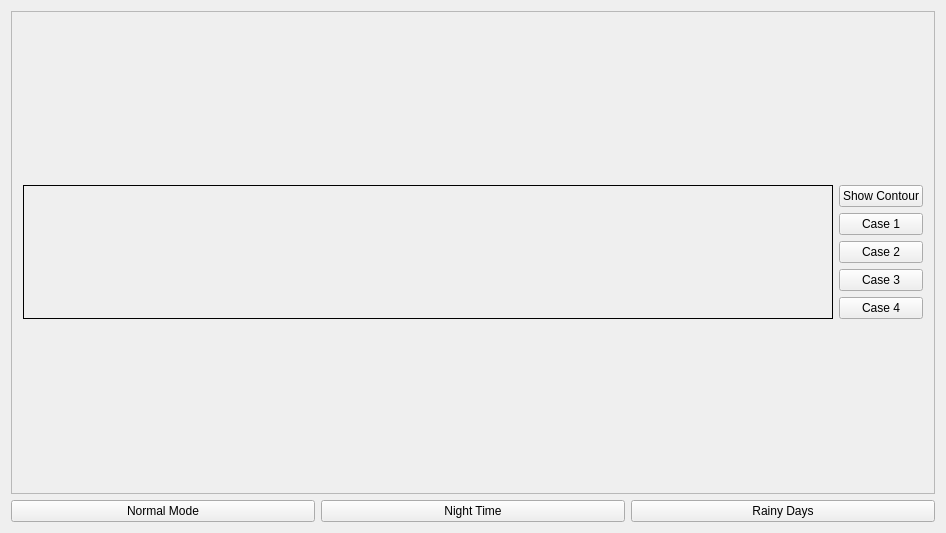
<?xml version="1.0" encoding="UTF-8"?>
<ui version="4.0">
 <class>frmMain</class>
 <widget class="QMainWindow" name="frmMain">
  <property name="geometry">
   <rect>
    <x>0</x>
    <y>0</y>
    <width>946</width>
    <height>533</height>
   </rect>
  </property>
  <property name="maximumSize">
   <size>
    <width>16777215</width>
    <height>16777215</height>
   </size>
  </property>
  <property name="windowTitle">
   <string>frmMain</string>
  </property>
  <widget class="QWidget" name="centralWidget">
   <layout class="QGridLayout" name="gridLayout" rowstretch="1,0">
    <item row="1" column="0">
     <layout class="QHBoxLayout" name="horizontalLayout" stretch="0,0,0">
      <item>
       <widget class="QPushButton" name="btn6">
        <property name="text">
         <string>Normal Mode</string>
        </property>
       </widget>
      </item>
      <item>
       <widget class="QPushButton" name="btn7">
        <property name="text">
         <string>Night Time</string>
        </property>
       </widget>
      </item>
      <item>
       <widget class="QPushButton" name="btn8">
        <property name="text">
         <string>Rainy Days</string>
        </property>
       </widget>
      </item>
     </layout>
    </item>
    <item row="0" column="0">
     <widget class="QFrame" name="frame">
      <property name="frameShape">
       <enum>QFrame::StyledPanel</enum>
      </property>
      <property name="frameShadow">
       <enum>QFrame::Raised</enum>
      </property>
      <layout class="QGridLayout" name="gridLayout_2">
       <item row="0" column="0">
        <layout class="QHBoxLayout" name="horizontalLayout_2" stretch="1,0">
         <item>
          <widget class="QLabel" name="lblOriginal">
           <property name="autoFillBackground">
            <bool>true</bool>
           </property>
           <property name="frameShape">
            <enum>QFrame::Box</enum>
           </property>
           <property name="text">
            <string/>
           </property>
          </widget>
         </item>
         <item>
          <layout class="QVBoxLayout" name="verticalLayout">
           <item>
            <widget class="QPushButton" name="btn1">
             <property name="text">
              <string>Show Contour</string>
             </property>
            </widget>
           </item>
           <item>
            <widget class="QPushButton" name="btn2">
             <property name="text">
              <string>Case 1</string>
             </property>
            </widget>
           </item>
           <item>
            <widget class="QPushButton" name="btn3">
             <property name="text">
              <string>Case 2</string>
             </property>
            </widget>
           </item>
           <item>
            <widget class="QPushButton" name="btn4">
             <property name="text">
              <string>Case 3</string>
             </property>
            </widget>
           </item>
           <item>
            <widget class="QPushButton" name="btn5">
             <property name="text">
              <string>Case 4</string>
             </property>
            </widget>
           </item>
          </layout>
         </item>
        </layout>
       </item>
      </layout>
     </widget>
    </item>
   </layout>
  </widget>
 </widget>
 <layoutdefault spacing="6" margin="11"/>
 <resources/>
 <connections/>
</ui>
